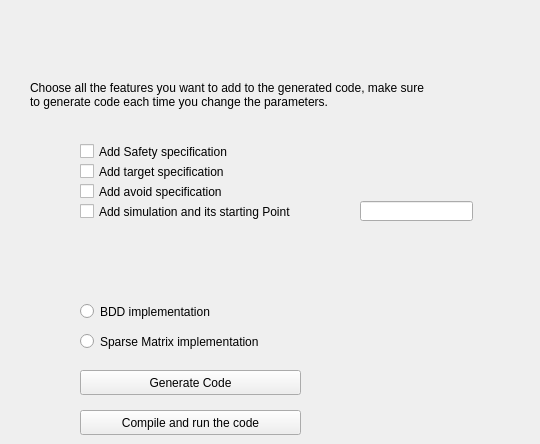
         <widget class="QWidget" name="page_7">
          <widget class="QPushButton" name="pushButton">
           <property name="geometry">
            <rect>
             <x>80</x>
             <y>370</y>
             <width>221</width>
             <height>25</height>
            </rect>
           </property>
           <property name="sizePolicy">
            <sizepolicy hsizetype="Minimum" vsizetype="Preferred">
             <horstretch>0</horstretch>
             <verstretch>0</verstretch>
            </sizepolicy>
           </property>
           <property name="text">
            <string>Generate Code</string>
           </property>
          </widget>
          <widget class="QPushButton" name="pushButton_compileandrun">
           <property name="geometry">
            <rect>
             <x>80</x>
             <y>410</y>
             <width>221</width>
             <height>25</height>
            </rect>
           </property>
           <property name="sizePolicy">
            <sizepolicy hsizetype="Minimum" vsizetype="Preferred">
             <horstretch>0</horstretch>
             <verstretch>0</verstretch>
            </sizepolicy>
           </property>
           <property name="text">
            <string>Compile and run the code</string>
           </property>
          </widget>
          <widget class="QCheckBox" name="checkBox_add_safety">
           <property name="geometry">
            <rect>
             <x>80</x>
             <y>140</y>
             <width>191</width>
             <height>23</height>
            </rect>
           </property>
           <property name="text">
            <string>Add Safety specification</string>
           </property>
          </widget>
          <widget class="QCheckBox" name="checkBox_add_target">
           <property name="geometry">
            <rect>
             <x>80</x>
             <y>160</y>
             <width>191</width>
             <height>23</height>
            </rect>
           </property>
           <property name="text">
            <string>Add target specification</string>
           </property>
          </widget>
          <widget class="QCheckBox" name="checkBox_add_avoid">
           <property name="geometry">
            <rect>
             <x>80</x>
             <y>180</y>
             <width>181</width>
             <height>23</height>
            </rect>
           </property>
           <property name="text">
            <string>Add avoid specification</string>
           </property>
          </widget>
          <widget class="QCheckBox" name="checkBox_add_simulation">
           <property name="geometry">
            <rect>
             <x>80</x>
             <y>200</y>
             <width>271</width>
             <height>23</height>
            </rect>
           </property>
           <property name="text">
            <string>Add simulation and its starting Point</string>
           </property>
          </widget>
          <widget class="QLabel" name="label_15">
           <property name="geometry">
            <rect>
             <x>30</x>
             <y>70</y>
             <width>501</width>
             <height>51</height>
            </rect>
           </property>
           <property name="text">
            <string>&lt;html&gt;&lt;head/&gt;&lt;body&gt;&lt;li align=&quot;justify&quot;&gt;Choose all the features you want to add to the generated code, make sure&lt;/li&gt;&lt;li align=&quot;justify&quot;&gt; to generate code each time you change the parameters.&lt;/li&gt;&lt;/body&gt;&lt;/html&gt;</string>
           </property>
          </widget>
          <widget class="QRadioButton" name="radioButton_BDD">
           <property name="geometry">
            <rect>
             <x>80</x>
             <y>300</y>
             <width>201</width>
             <height>23</height>
            </rect>
           </property>
           <property name="text">
            <string>BDD implementation</string>
           </property>
          </widget>
          <widget class="QRadioButton" name="radioButton_sparse">
           <property name="geometry">
            <rect>
             <x>80</x>
             <y>330</y>
             <width>231</width>
             <height>23</height>
            </rect>
           </property>
           <property name="text">
            <string>Sparse Matrix implementation</string>
           </property>
          </widget>
          <widget class="QLineEdit" name="lineEdit_sim_statrting_point">
           <property name="geometry">
            <rect>
             <x>360</x>
             <y>201</y>
             <width>113</width>
             <height>20</height>
            </rect>
           </property>
          </widget>
          <zorder>pushButton</zorder>
          <zorder>pushButton_compileandrun</zorder>
          <zorder>checkBox_add_safety</zorder>
          <zorder>checkBox_add_target</zorder>
          <zorder>checkBox_add_avoid</zorder>
          <zorder>checkBox_add_simulation</zorder>
          <zorder>label_15</zorder>
          <zorder>radioButton_BDD</zorder>
          <zorder>radioButton_sparse</zorder>
          <zorder>lineEdit_sim_statrting_point</zorder>
          <zorder>treeWidget_newmodel</zorder>
         </widget>
